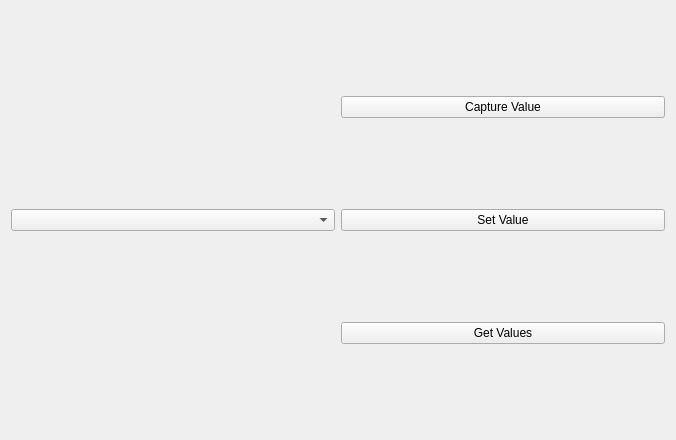
<?xml version="1.0" encoding="UTF-8"?>
<ui version="4.0">
 <class>Widget</class>
 <widget class="QWidget" name="Widget">
  <property name="geometry">
   <rect>
    <x>0</x>
    <y>0</y>
    <width>676</width>
    <height>440</height>
   </rect>
  </property>
  <property name="windowTitle">
   <string>Widget</string>
  </property>
  <layout class="QHBoxLayout" name="horizontalLayout">
   <item>
    <widget class="QComboBox" name="comboBox"/>
   </item>
   <item>
    <layout class="QVBoxLayout" name="verticalLayout">
     <item>
      <widget class="QPushButton" name="captureValuesButton">
       <property name="text">
        <string>Capture Value</string>
       </property>
      </widget>
     </item>
     <item>
      <widget class="QPushButton" name="setValuesButton">
       <property name="text">
        <string>Set Value</string>
       </property>
      </widget>
     </item>
     <item>
      <widget class="QPushButton" name="getValuesButton">
       <property name="text">
        <string>Get Values</string>
       </property>
      </widget>
     </item>
    </layout>
   </item>
  </layout>
 </widget>
 <layoutdefault spacing="6" margin="11"/>
 <resources/>
 <connections/>
</ui>
